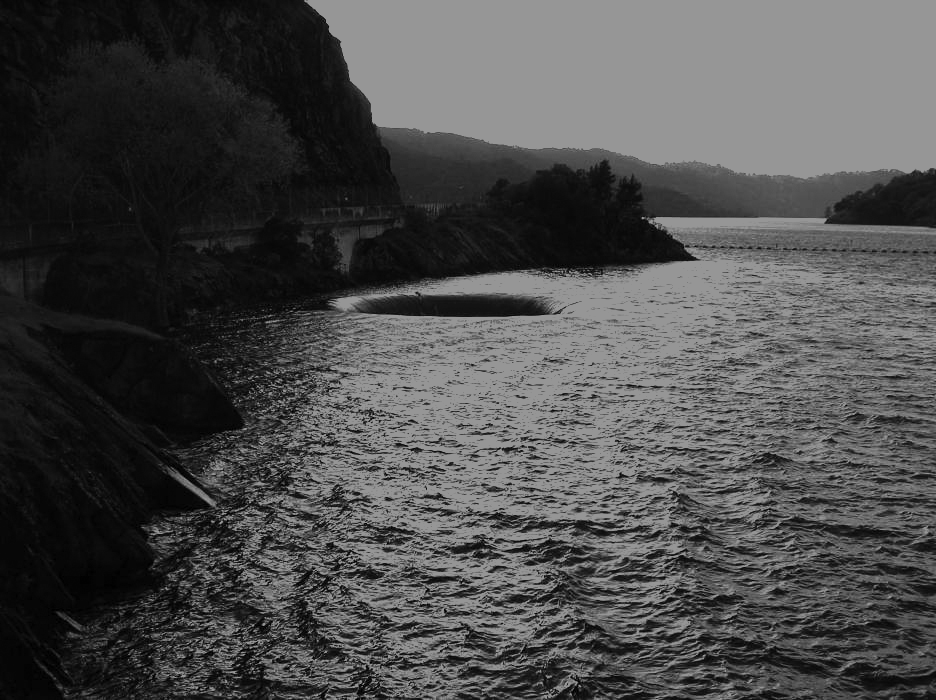
#> input picture Lab2/spillway-dark.tif, 936 x 700 px
$ jupyter execute lab2.ipynb
#> lines starting #> are read from the running program, lines starting #| are printed output that depends on the picture; after the words box and inside, x2 and y2 are one past the last pixel; in counts of white or black regions, pixels touching at a corner belong together
# Lab 2

## Objectives
- Perform intensity transformations for an image
- Perform histogram processing incl. equalization, matching, and adaptive equalization

[cell 1]
from skimage import io, exposure
import math
import numpy as np
import matplotlib.pyplot as plt
from sklearn.preprocessing import minmax_scale

## Question 1

Intensity transformation of grayscale images.

1a) Write a function (g, map) = intXform(f, mode, param) for transforming the intensities of an input 8-bit
grayscale image f. The intensities of f (and output image g) are assumed to be in the range (0,1). The type of
transformation performed is specified in parameter mode, a character string with values: ‘negative’, ‘log’,
or ‘gamma’. These specifications implement the intensity transformations given in the lecture slides, i.e.,
equations (1), (2), and (3) with c = 1.0, and γ in equation (3) is specified by the argument param. On the
output, g is the output image, and map is the transformation function computed by intXform. (Note the
need of conversion between dynamic ranges (0,L−1) and (0,1).)

[cell 2]
def intXform(f, mode, param = 1.0):
    c = 1.0
    # Normalize input
    norm_input = minmax_scale(f)

    # Define the different transformations
    xform = lambda x : x
    if mode == 'negative':
        xform = lambda r : -r + 1.0
    if mode == 'log':
        xform = lambda r : c * np.log(r + 1.0)
    if mode == 'gamma':
        xform = lambda r : c*r**param

    # Apply the transformation on each pixel
    g = np.array(list(map(xform, norm_input)))

    return minmax_scale(g), xform

1b) Read and display the image spillway-dark.tif. Apply a log transformation function to it. Display the result

[cell 3]
img = io.imread("spillway-dark.tif")
#> img is the input picture: shape (700, 936); min 0, max 150, mean 75.9
log_img , log_xform = intXform(img, 'log')
io.imshow(log_img)

1c) See if you can improve the result by using a gamma transformation. Display your result

[cell 4]
gamma_img, gamma_xform = intXform(img, 'gamma', 1.8)
#> call 2 of intXform, with mode = 'gamma', param = 1.8
#> in intXform (call 2), `g = np.array(list(map(xform, norm_input)))`:
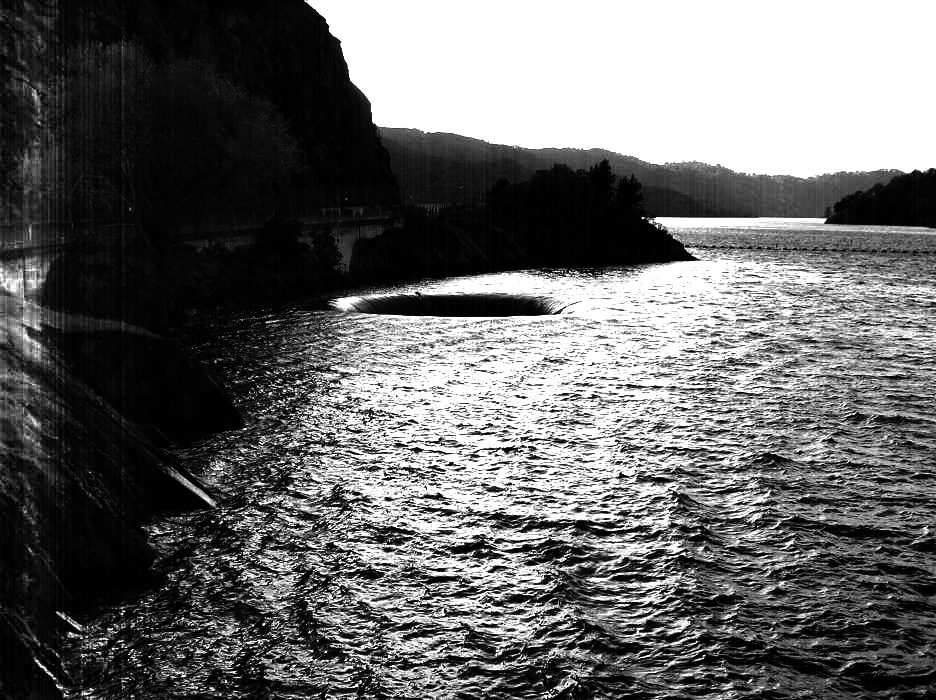
#> g: shape (700, 936) float64; min 0, max 1, mean 0.411
io.imshow(gamma_img)

1d) Is there any improvement from using log transformation to using gamma transformation? Why (plot the
map to see the difference between the two transformation functions computed.)

[cell 5]
plt.plot(minmax_scale(np.array(list(map(gamma_xform, np.linspace(0,255))))))
plt.plot(minmax_scale(np.array(list(map(log_xform, np.linspace(0,255))))))
plt.title('Gamma and Log Transform')
plt.show()
#> figure, not shown here; curve peaks at x = 49, y = 1; curve peaks at x = 49, y = 1

## Question 2
Using built-in functions in Matlab or Python to perform contrast stretching for images pollen-lowcontrast.tif,
aerialview-washedout.tif, skeleton.tif, and spine.tif

[cell 6]
scaled_img = exposure.rescale_intensity(img)
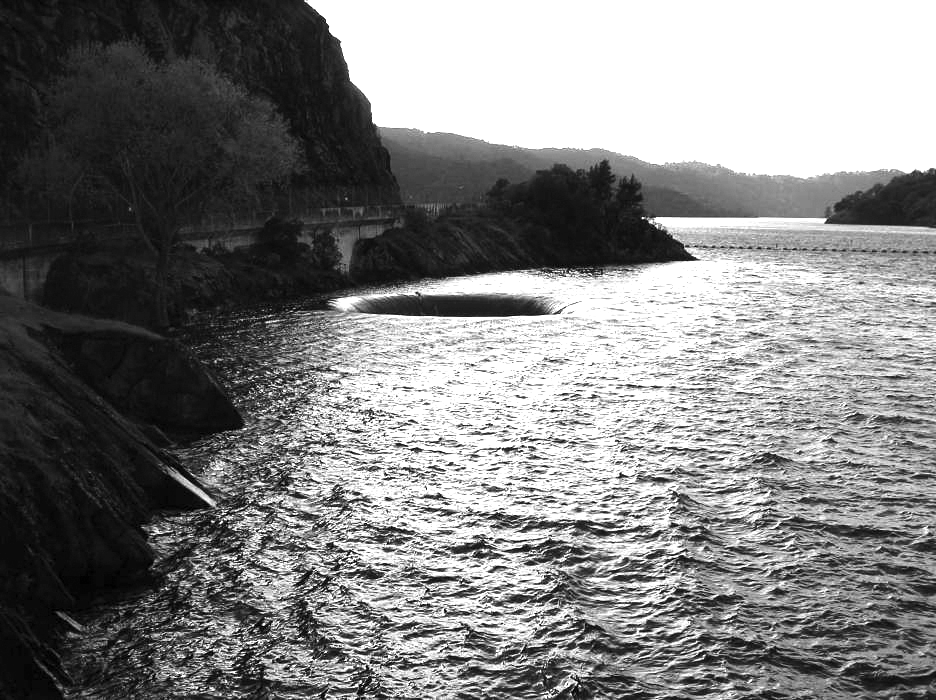
#> scaled_img: shape (700, 936); min 0, max 255, mean 128.6
io.imshow(scaled_img)

## Question 3
Image histograms

3a) Write a function h = imageHist(f, mode) for computing the histogram of a 256-level grayscale image, f,
whose intensities are nonnegative. If mode = ‘n’, the histogram should be normalized (default). Otherwise,
if mode = ‘u’, the histogram should be unnormalized.

[cell 7]
def imageHist(f, mode='n'):
#> called with mode = 'n'
    f = np.round(f)
    output = np.zeros(np.max(f) + 1)
#> output = 151 values from 0 to 0
    ncol, nrows = np.shape(f)
#> ncol = 700; nrows = 936
    n = ncol*nrows
#> n = 655200
    for col in f:
        for val in col:
            output[val] += 1 if mode == 'u' else 1/n
#> after the loop, output = 151 values, max 0.227 at index 150, min 0.000574 at index 1, mean 0.00662
    return output

[cell 8]
img_hist = imageHist(img)
#> img_hist has the same summary as output in imageHist
plt.plot(img_hist)
plt.show()
#> figure, not shown here; curve peaks at x = 150, y = 0.227

Comparison with skimage implementation

[cell 9]
img_hist, centres = exposure.histogram(img)
#> img_hist = 151 values, max 149027 at index 150, min 376 at index 1, mean 4339.1; centres = 151 values from 0 to 150
plt.plot(img_hist)
plt.show()
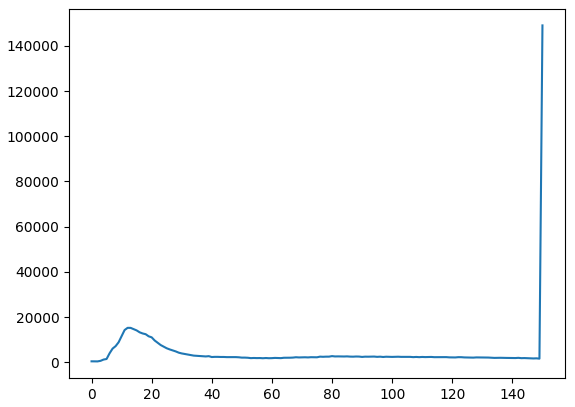
#> figure drawn by matplotlib, 1 panel; curve peaks at x = 150, y = 149027

## Question 4
Histogram equalization

4a) Write a function *g = histEqual(f)* for performing histogram equalization on 8-bit input image *f*

[cell 10]
def histEqual(f):
    normalized_hist = imageHist(f,'n')
#> normalized_hist has the same summary as output in imageHist
    s = np.zeros(256)
    for val in range(0,256):
        s[val] = 255 * np.sum(normalized_hist[0:val])
#> after the loop, s = 256 values from 0 to 255

    f = np.round(f)
    output = np.array([[s[x] for x in y] for y in f])
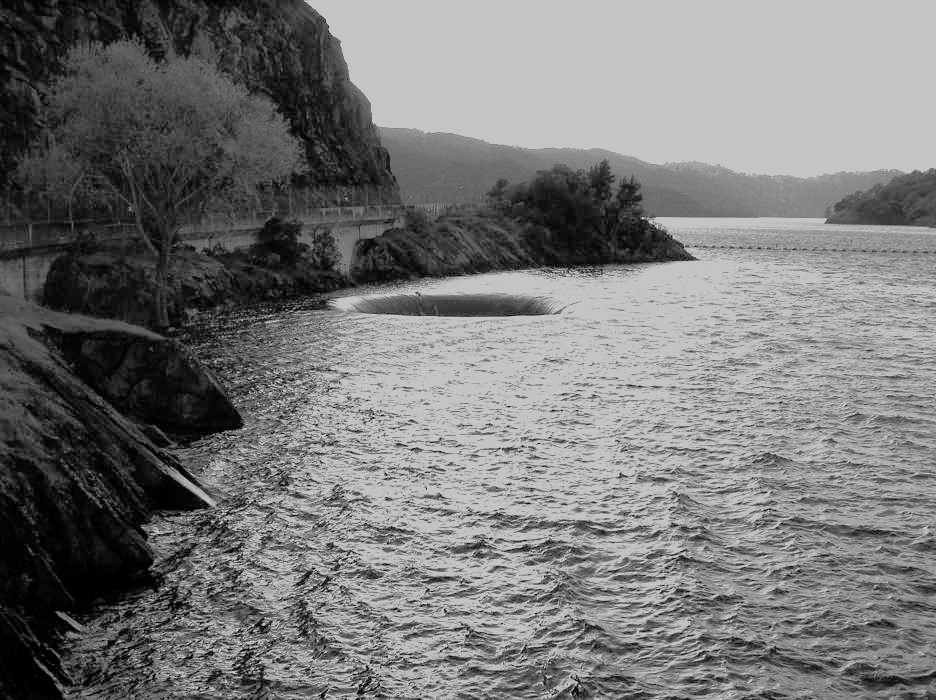
#> output: shape (700, 936) float64; min 0, max 197, mean 120
    return output

4b) Histogram equalize the image spillway-horse.tif.

[cell 11]
eq_img = histEqual(img)
eq_img_hist, _ = exposure.histogram(eq_img)
#> eq_img_hist = 256 values, max 150623 at index 255, min 0 at index 3, mean 2559.4

plt.tight_layout()
plt.figure(num=None, figsize=(15, 4))

plt.subplot(1,2,1)
plt.plot(eq_img_hist)
plt.title('Histogram')

plt.subplot(1,2,2)
io.imshow(eq_img)
plt.title('Image')

plt.show()
#> figure, not shown here; panel 1: curve peaks at x = 255, y = 150623

4c) Histogram equalize the image hidden-horse.tif.

[cell 12]
img = io.imread('hidden-horse.tif')
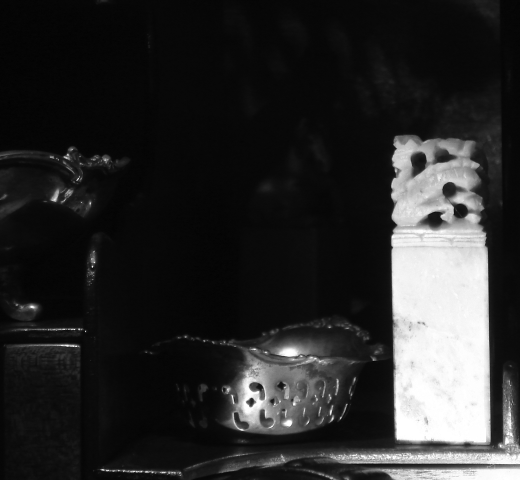
#> input picture Lab2/hidden-horse.tif, 1040 x 960 px (shown at 1/2 size)
#> img is the input picture: shape (960, 1040); min 0, max 255, mean 42.7
img_hist, centres =  exposure.histogram(img)
#> img_hist = 256 values, max 116914 at index 7, min 6 at index 0, mean 3900; centres = 256 values from 0 to 255

plt.tight_layout()
plt.figure(num=None, figsize=(15, 4))

plt.subplot(1,2,1)
plt.plot(img_hist)
plt.title('Histogram')

plt.subplot(1,2,2)
io.imshow(img)
plt.title('Image')

plt.show()
#> figure, not shown here; panel 1: curve peaks at x = 7, y = 116914

[cell 13]
eq_img = exposure.equalize_hist(img)
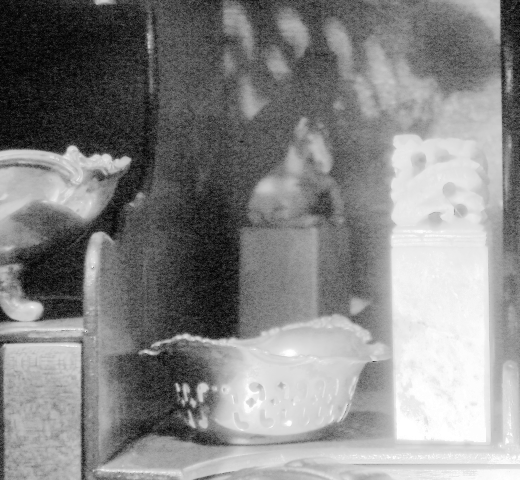
#> eq_img: shape (960, 1040) float64 (shown at 1/2 size); min 6.01e-06, max 1, mean 0.527
eq_img_hist, centres = exposure.histogram(eq_img)
#> eq_img_hist = 256 values, max 116914 at index 70, min 0 at index 1, mean 3900; centres = 256 values from 0.00196 to 0.998

plt.tight_layout()
plt.figure(num=None, figsize=(15, 4))

plt.subplot(1,2,1)
plt.plot(eq_img_hist)
plt.title('Equalized Histogram')

plt.subplot(1,2,2)
io.imshow(eq_img)
plt.title('Image Equalized')

plt.show()
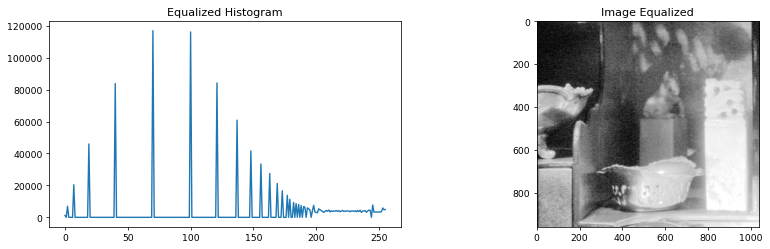
#> figure drawn by matplotlib, 2 panels; panel 1: curve peaks at x = 70, y = 116914
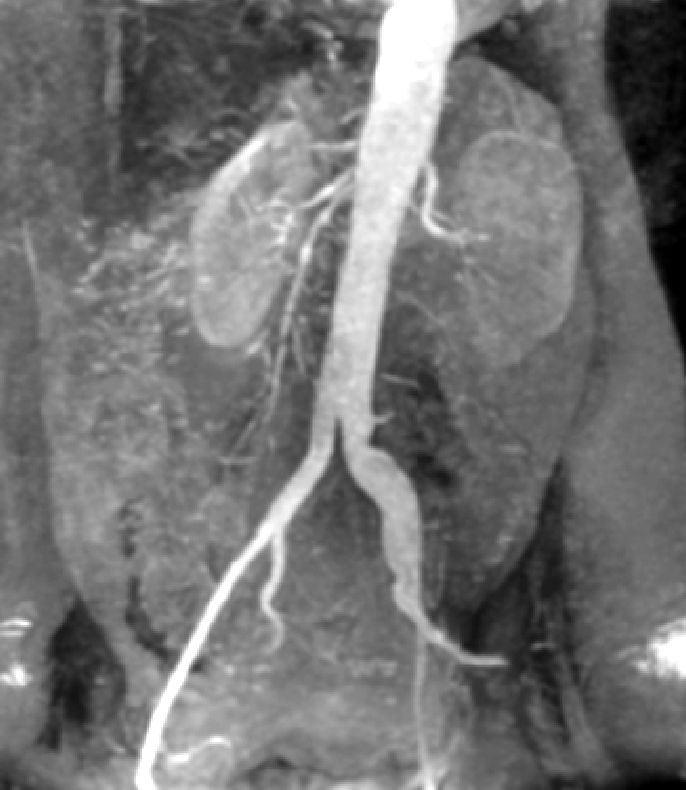
#> input picture Lab2/angiogram-aortic-kidney.tif, 686 x 790 px
#> further down, img is the input picture: shape (790, 686); min 0, max 255, mean 115.1

## Question 5

Piecewise transformation

Highlight a specific range of intensity values

[cell 14]
def pwXform(f, start_val=80, end_val=160):
#> called with start_val = 80, end_val = 160
    norm_input = minmax_scale(f, (0,256))
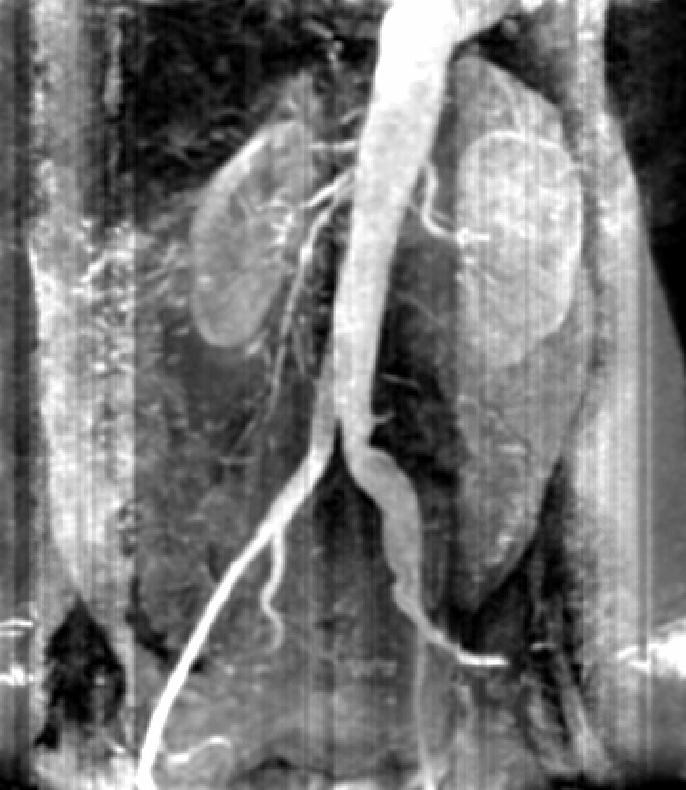
#> norm_input: shape (790, 686) float64; min 0, max 256, mean 118.3; drawn with min black and max white
    return np.array([[200 if x > start_val and x < end_val else 0 for x in y] for y in norm_input])
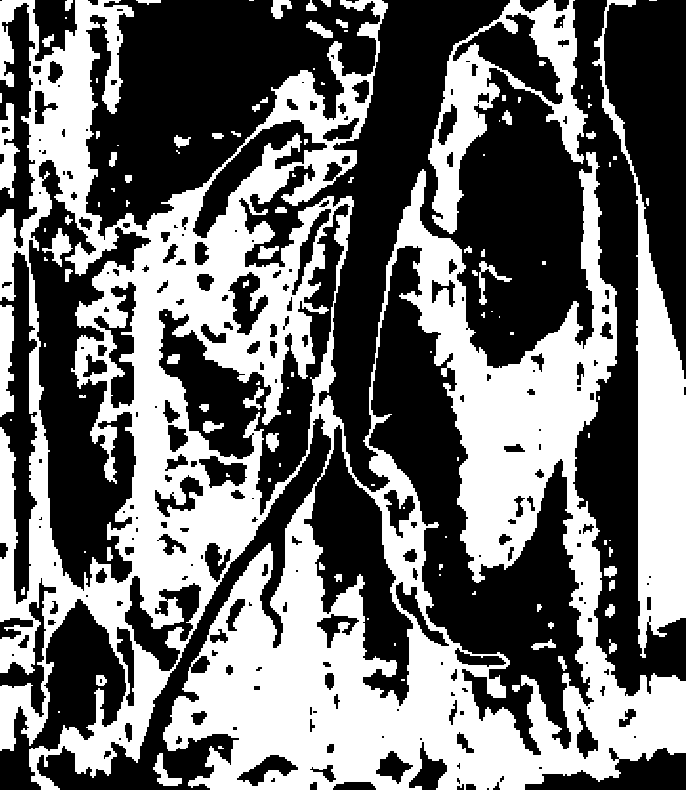
#> returned value: shape (790, 686) int64; values 0 (black) and 200 (white), 43.7% white; 118 white regions (56 under 20 px), largest, box (x1, y1, x2, y2) and area: (0, 0, 686, 790) 200585, (592, 0, 686, 658) 17432, (428, 0, 588, 234) 10866

[cell 15]
img = io.imread('angiogram-aortic-kidney.tif')

pwXform_img = pwXform(img)

plt.subplot(1,2,1)
io.imshow(img)
plt.title('Original Image')

plt.subplot(1,2,2)
io.imshow(pwXform_img)
plt.title('Transformed Image')

plt.show()
